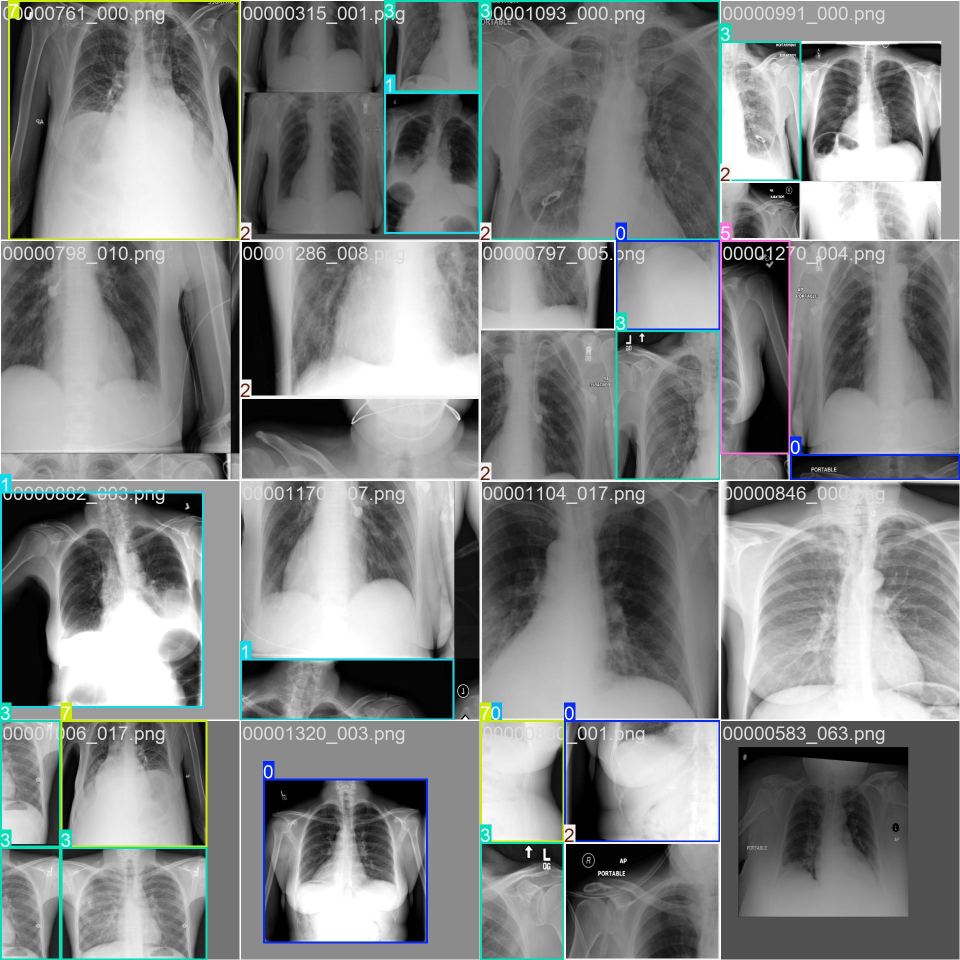
#> input picture runs/detect/train/train_batch0.jpg, 1920 x 1920 px (shown at 1/2 size)
$ python -i preprocess.py   (imports and definitions only)
#> lines starting #> are read from the running program, lines starting #| are printed output that depends on the picture
#> further down, picture is the input picture: shape (1920, 1920, 3); mean B, G, R 132.4, 132.6, 129.7
import cv2
import numpy as np
from typing import Dict, Any, Tuple

def to_uint8(img):
    if img.dtype != np.uint8:
        img = np.clip(img, 0, 255)
        img = img.astype(np.uint8)
    return img

def grayscale(img):
    if len(img.shape) == 3:
        img = cv2.cvtColor(img, cv2.COLOR_BGR2GRAY)
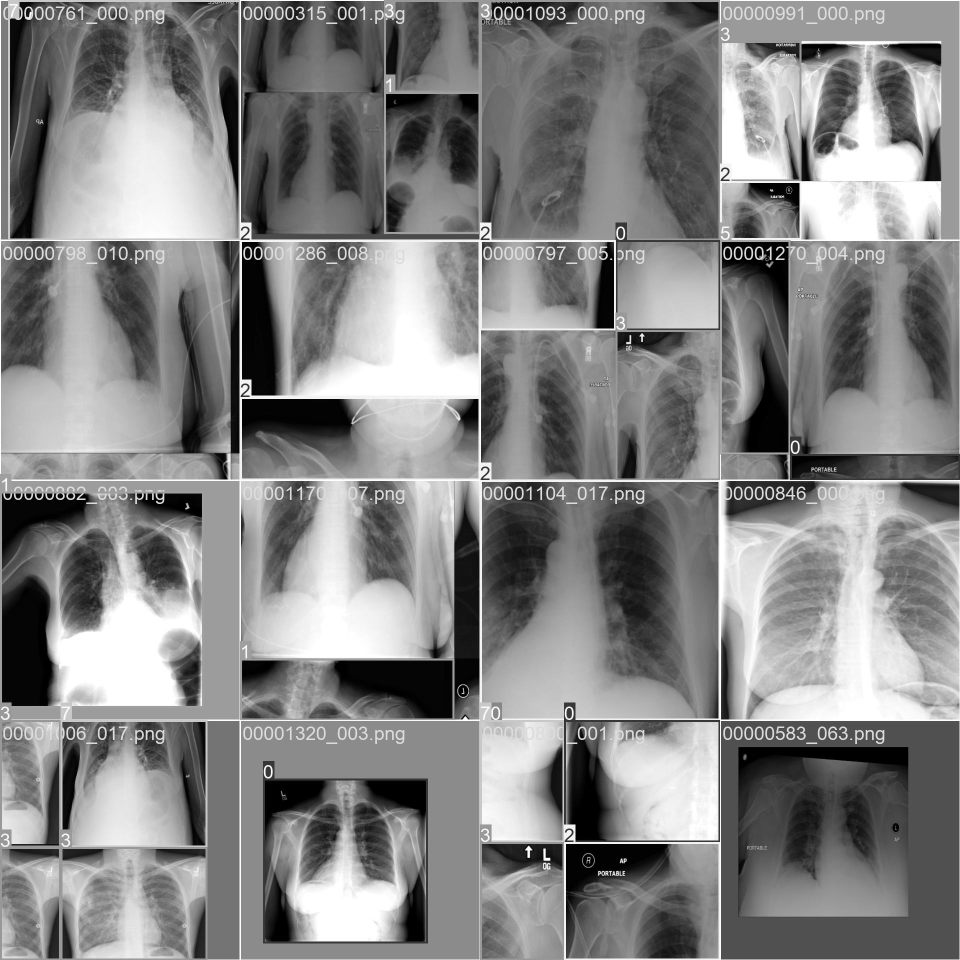
#> img: shape (1920, 1920) (shown at 1/2 size); min 0, max 255, mean 131.7
    return img

def normalize(img):
    img = img.astype(np.float32)
    img = (img - img.min()) / (img.max() - img.min() + 1e-6)
    return (img * 255).astype(np.uint8)

def clahe(img, clip=2.0, tile=8):
#> called with clip = 2, tile = 8
    g = grayscale(img)
    clahe = cv2.createCLAHE(clipLimit=clip, tileGridSize=(tile, tile))
    out = clahe.apply(g)
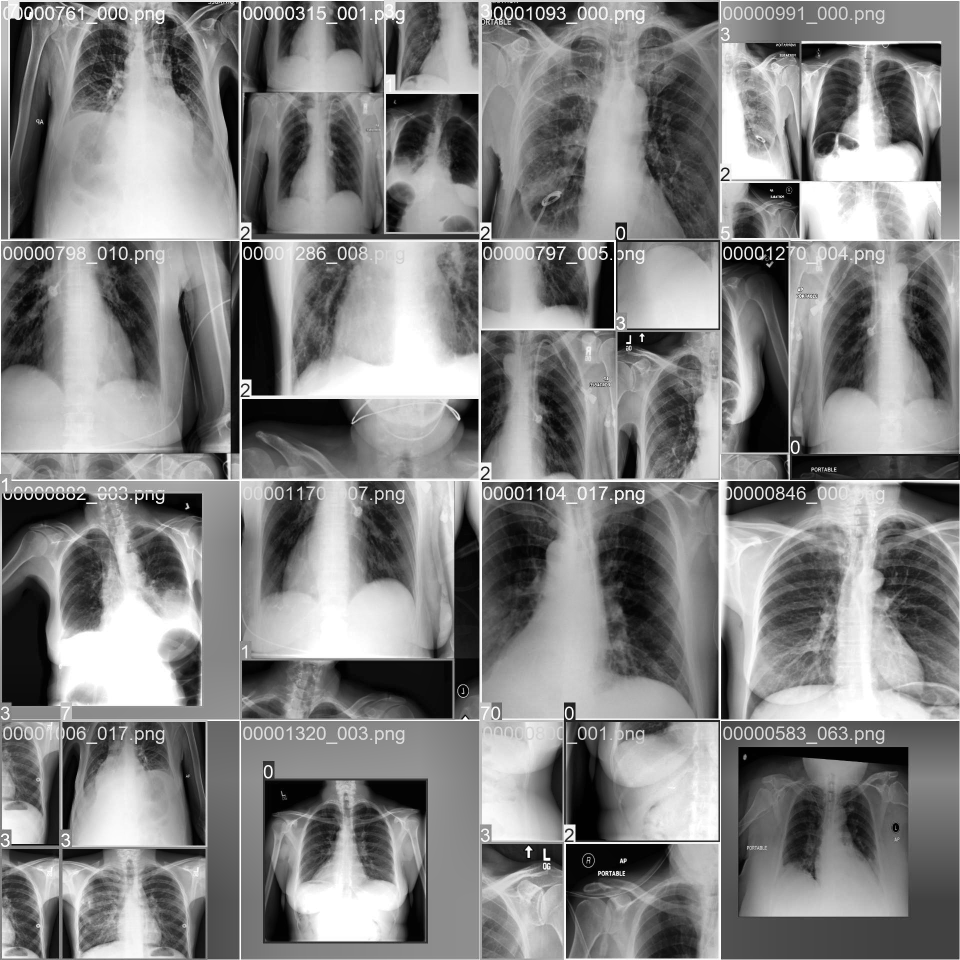
#> out: shape (1920, 1920) (shown at 1/2 size); min 0, max 255, mean 131.1
    return out

def denoise(img, h=5):
#> called with h = 5
    g = grayscale(img)
    return cv2.fastNlMeansDenoising(g, None, h, 7, 21)

def resize_pad(img, size=640):
#> called with size = 640
    g = grayscale(img)
    h, w = g.shape[:2]
#> h = 1920; w = 1920
    scale = size / max(h, w)
#> scale = 0.333
    nh, nw = int(h*scale), int(w*scale)
#> nh = 640; nw = 640
    resized = cv2.resize(g, (nw, nh), interpolation=cv2.INTER_AREA)
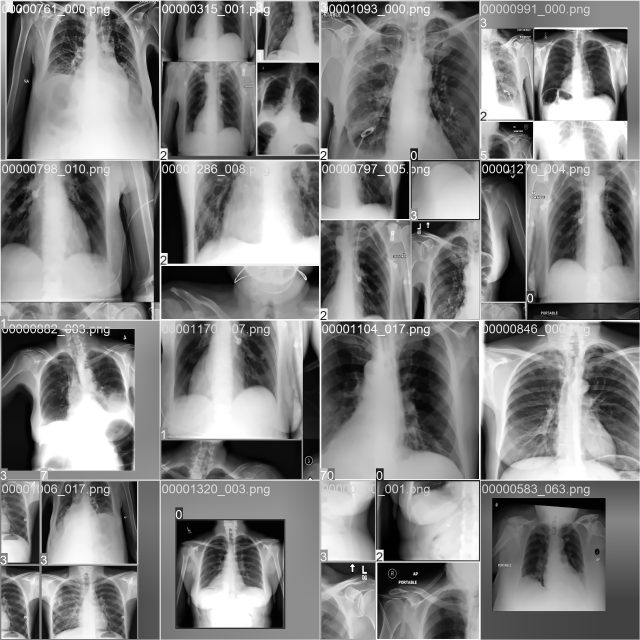
#> resized: shape (640, 640); min 1, max 255, mean 131.1
    canvas = np.zeros((size, size), dtype=resized.dtype)
    y0 = (size - nh)//2
#> y0 = 0
    x0 = (size - nw)//2
#> x0 = 0
    canvas[y0:y0+nh, x0:x0+nw] = resized
    return canvas, (x0, y0, scale)

def full_pipeline(img, size=640, clahe_clip=2.0, clahe_tile=8, denoise_h=5):
    steps = {}
    steps["original"] = img
    steps["grayscale"] = grayscale(img)
    steps["normalized"] = normalize(steps["grayscale"])
    steps["clahe"] = clahe(steps["normalized"], clip=clahe_clip, tile=clahe_tile)
    steps["denoised"] = denoise(steps["clahe"], h=denoise_h)
    out, meta = resize_pad(steps["denoised"], size=size)
#> meta = (0, 0, 0.333)
    steps["resized"] = out
    return steps, meta

>>> import cv2
>>> picture = cv2.imread('../runs/detect/train/train_batch0.jpg')
>>> result = full_pipeline(picture)

$ run again, on runs/detect/train/train_batch1.jpg
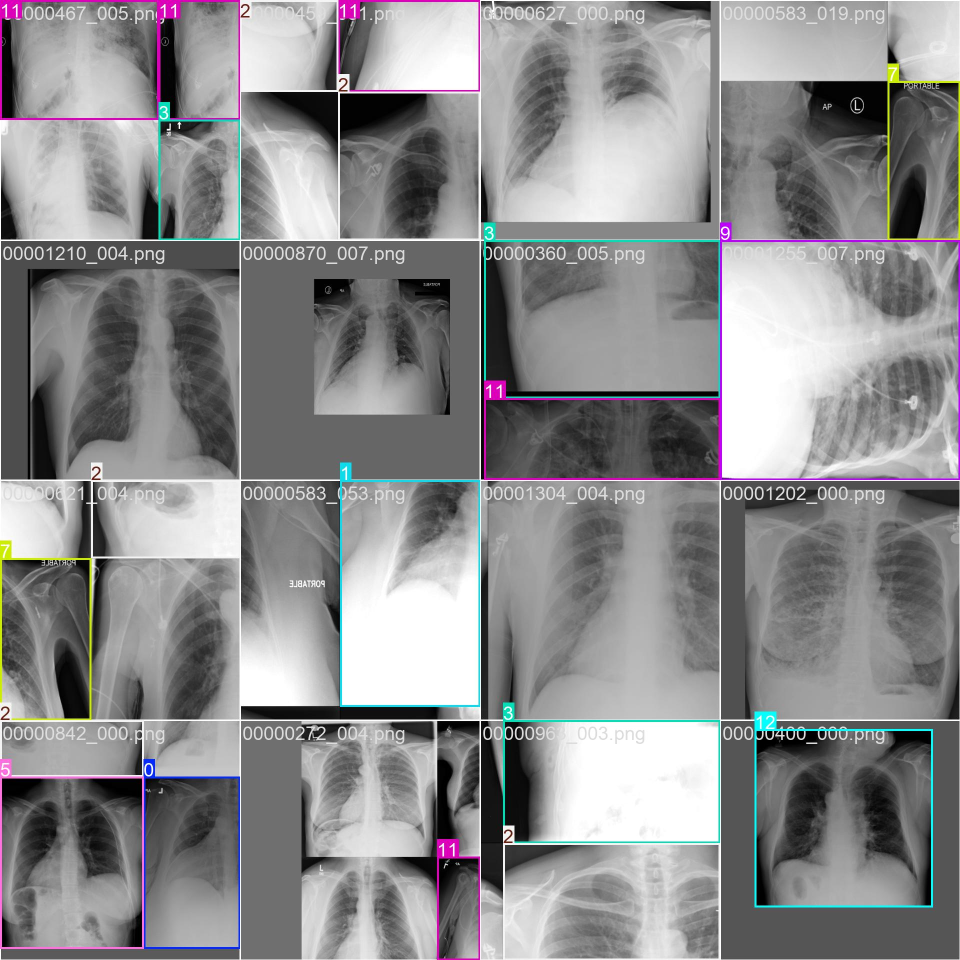
#> input picture runs/detect/train/train_batch1.jpg, 1920 x 1920 px (shown at 1/2 size)
#> picture is the input picture: shape (1920, 1920, 3); mean B, G, R 139.9, 138.6, 138.7
#> in grayscale, `img = cv2.cvtColor(img, cv2.COLOR_BGR2GRAY)`:
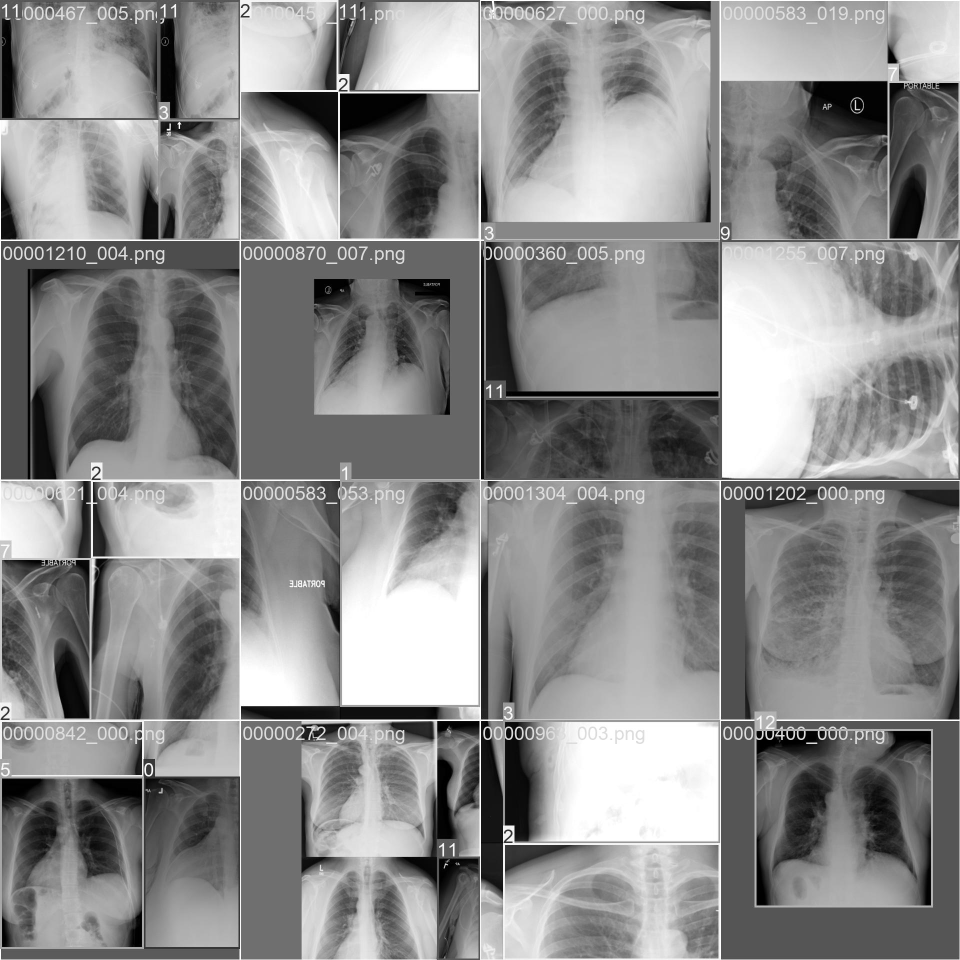
#> img: shape (1920, 1920) (shown at 1/2 size); min 0, max 255, mean 138.8
#> in resize_pad, `resized = cv2.resize(g, (nw, nh), interpolation=cv2.INTER_AREA)`:
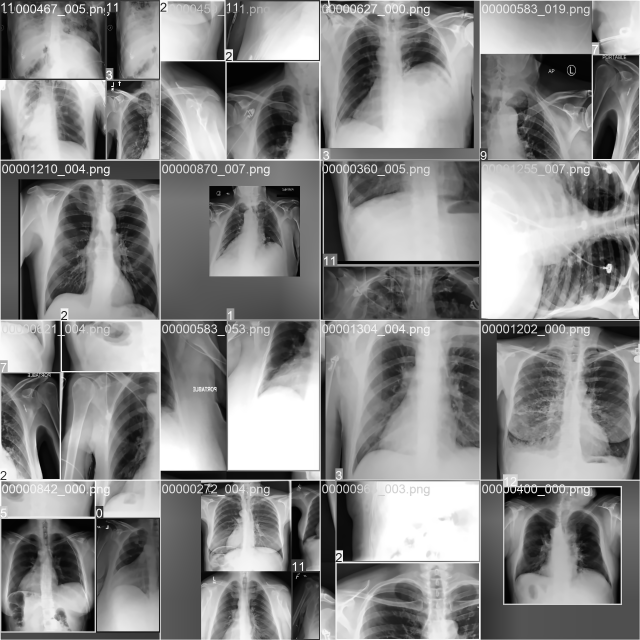
#> resized: shape (640, 640); min 1, max 255, mean 135.2
#> meta = (0, 0, 0.333)

$ run again, on runs/detect/train/train_batch2.jpg
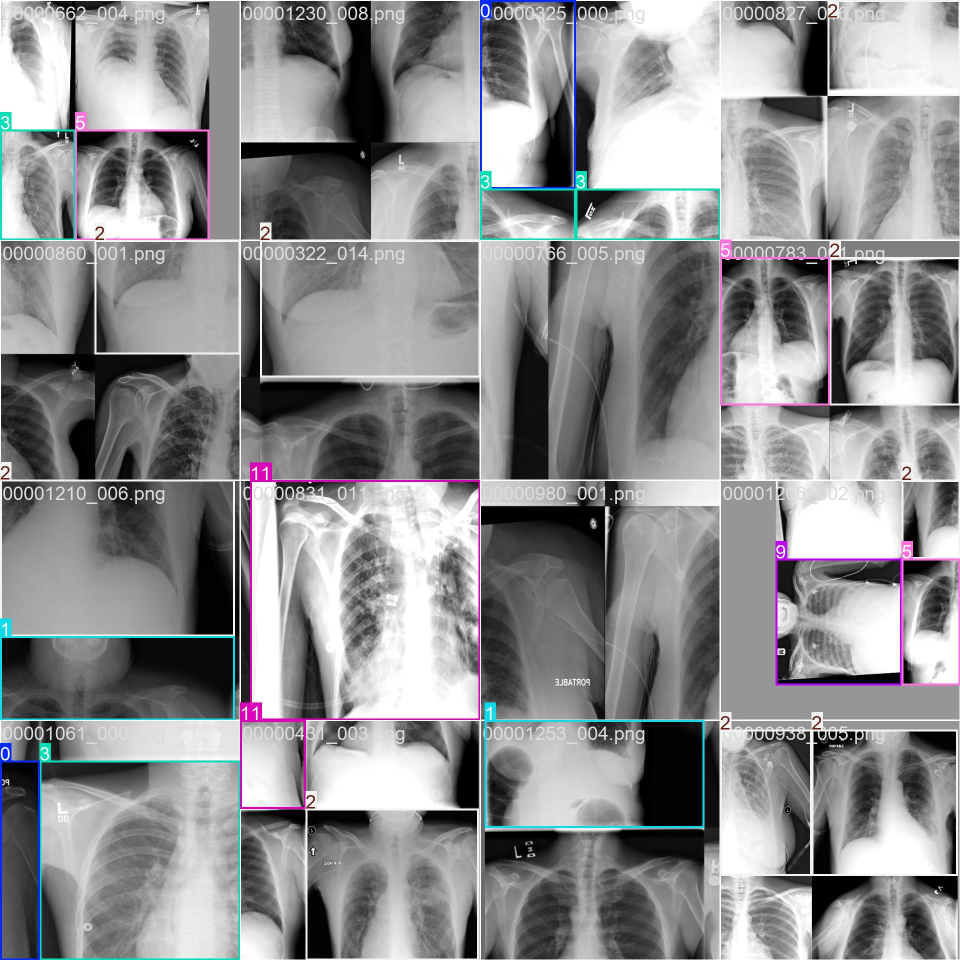
#> input picture runs/detect/train/train_batch2.jpg, 1920 x 1920 px (shown at 1/2 size)
#> picture is the input picture: shape (1920, 1920, 3); mean B, G, R 143, 141.4, 141.2
#> in grayscale, `img = cv2.cvtColor(img, cv2.COLOR_BGR2GRAY)`:
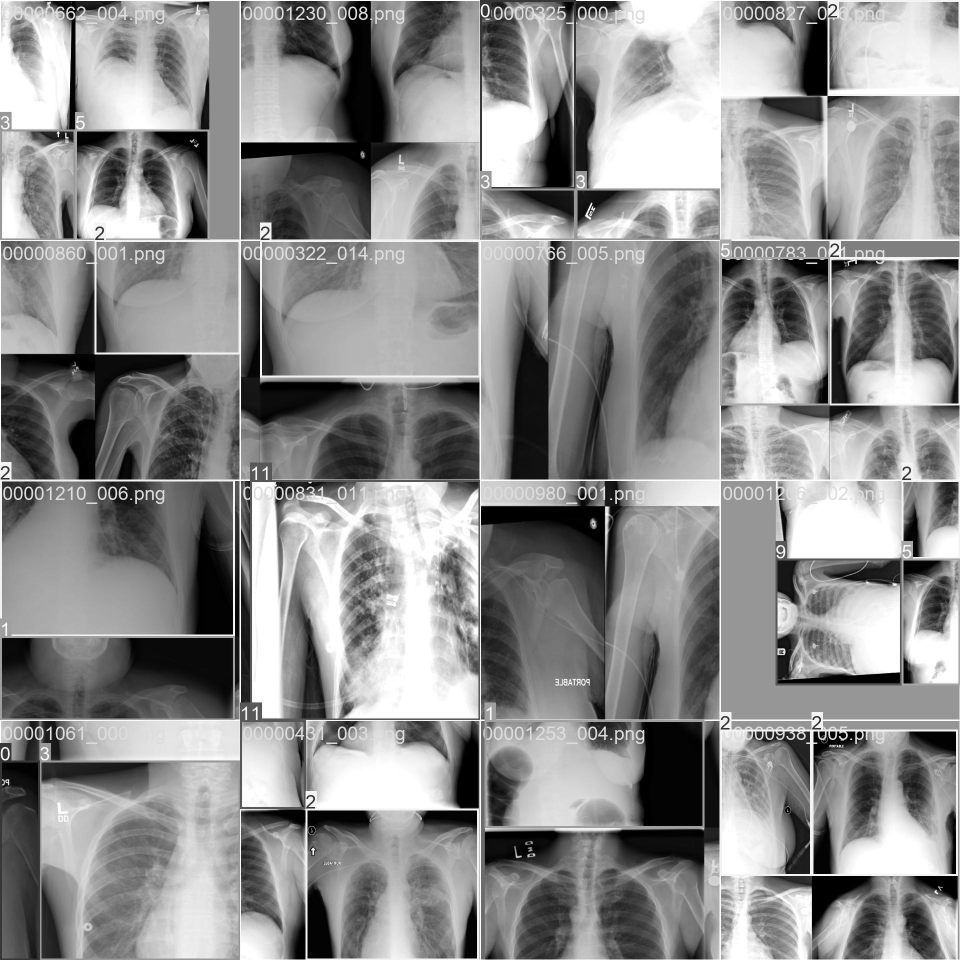
#> img: shape (1920, 1920) (shown at 1/2 size); min 0, max 255, mean 141.6
#> in resize_pad, `resized = cv2.resize(g, (nw, nh), interpolation=cv2.INTER_AREA)`:
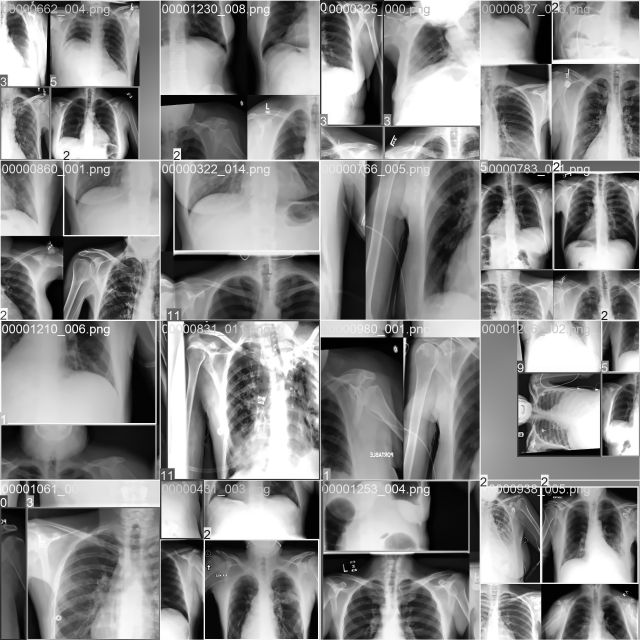
#> resized: shape (640, 640); min 1, max 255, mean 136.3
#> meta = (0, 0, 0.333)
